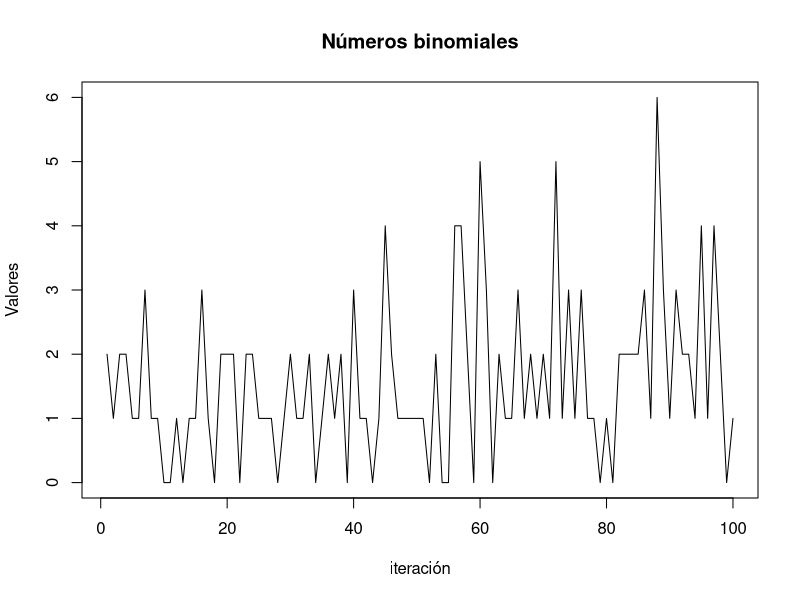
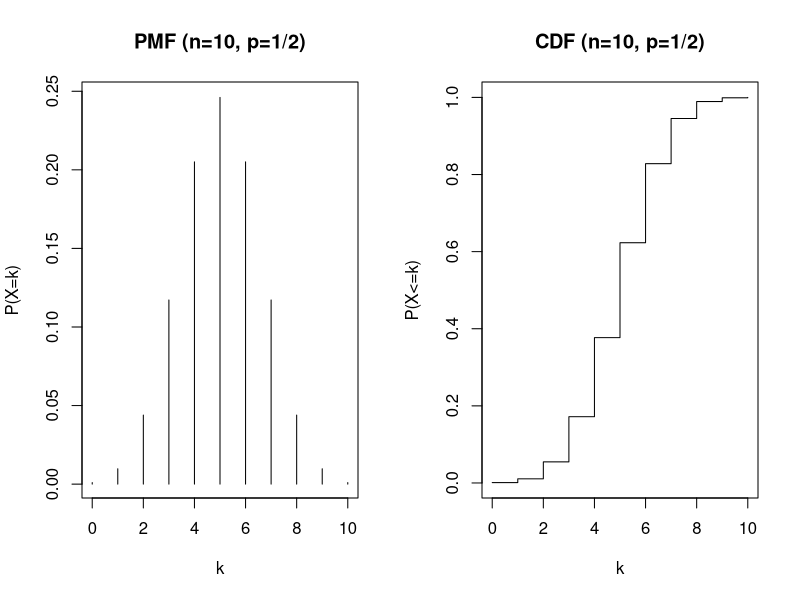
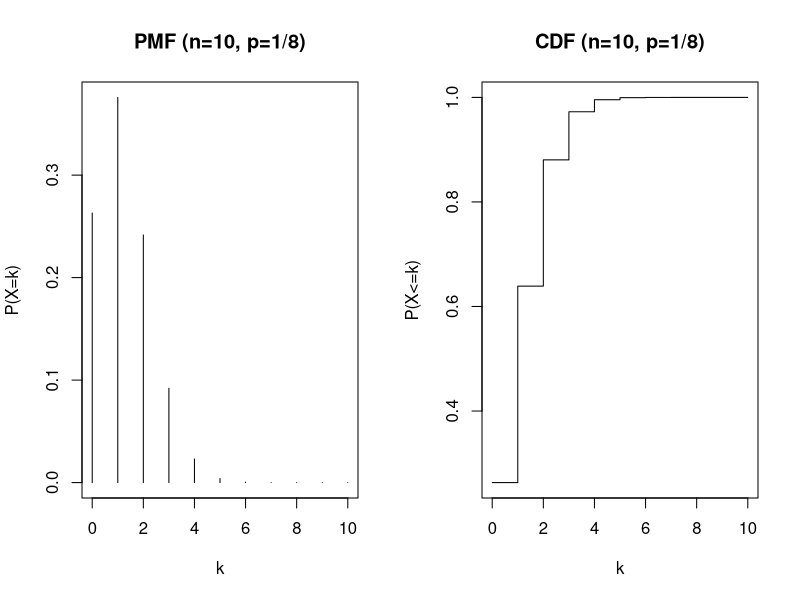
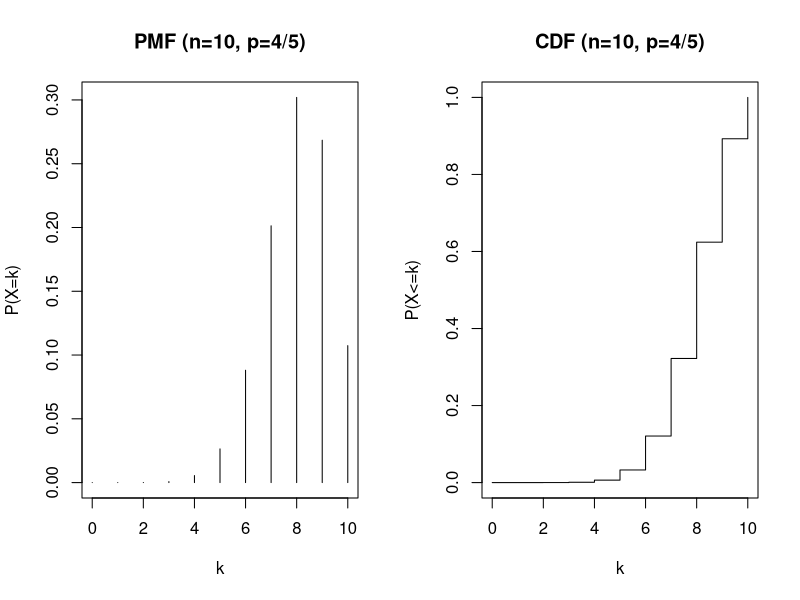
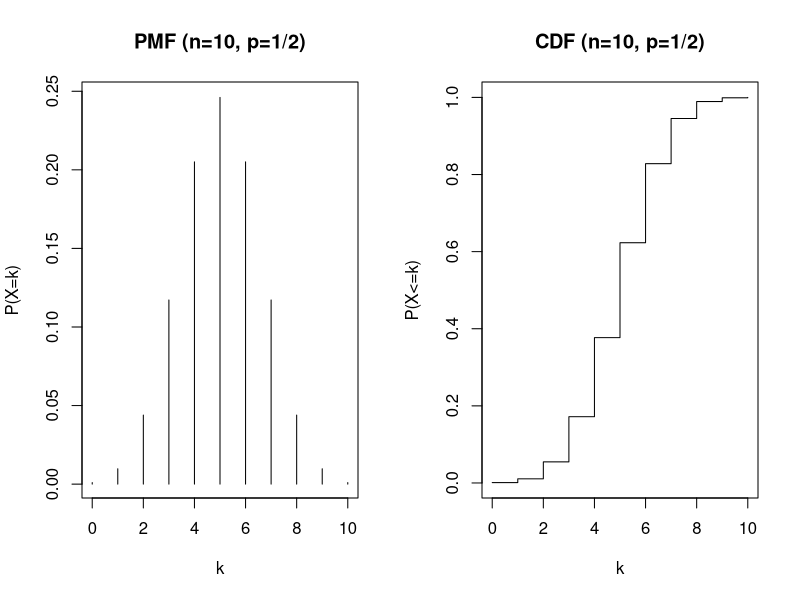
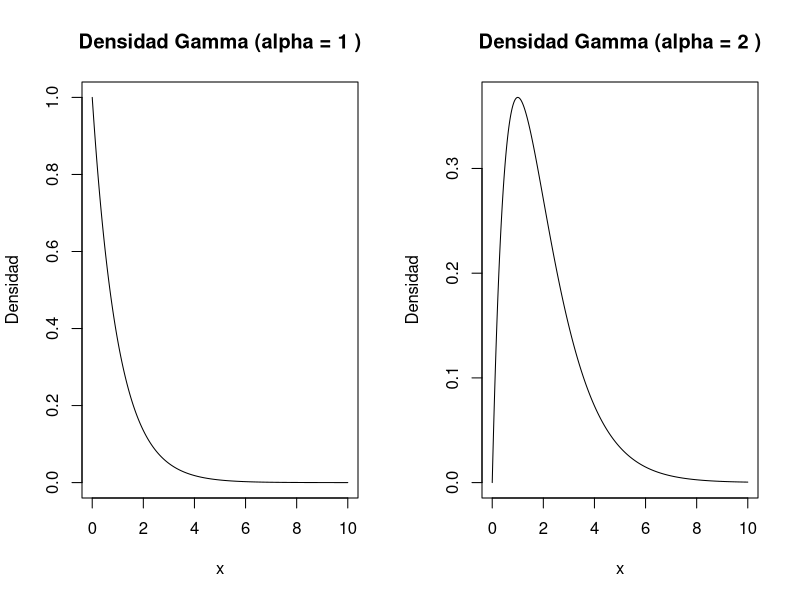
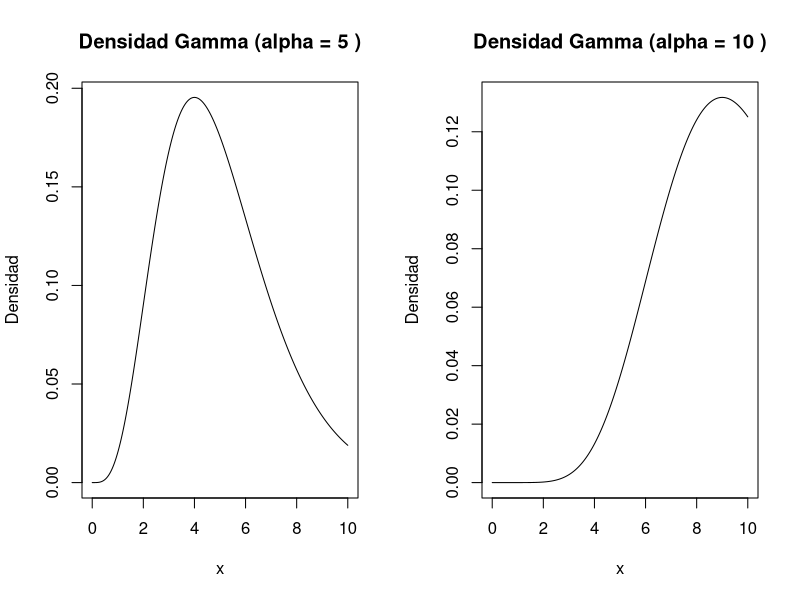
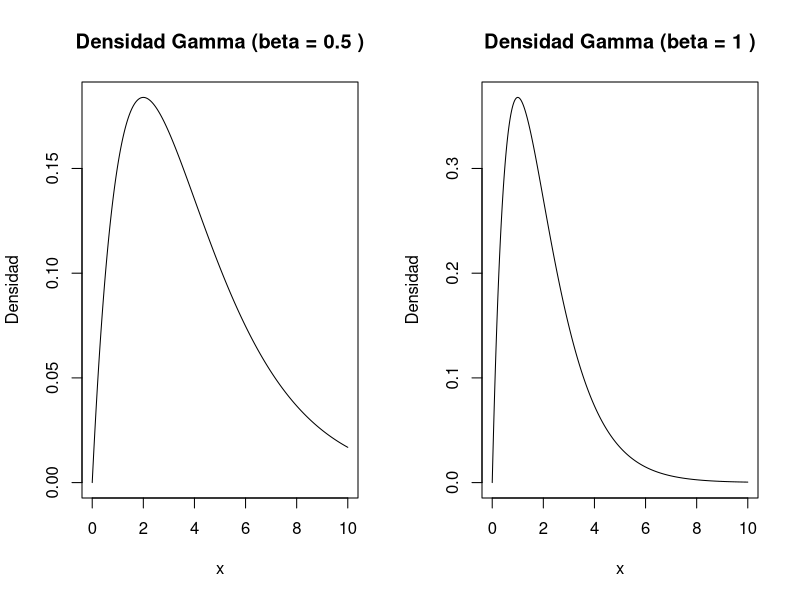

Write R code to recreate these figures, in order.
## ---- chunk 1
knitr::opts_chunk$set(echo = TRUE)
## ---- chunk 2
vars <-rbinom(100, size=16, prob=0.1)
plot(vars, type="l", main="Números binomiales", xlab="iteración", ylab="Valores")
## ---- chunk 3
# Parámetros de la distribución binomial
p <- 0.4
n <- 20

# a. P(X <= 6)
prob_a <- pbinom(6, size = n, prob = p)

# b. P(X >= 12) = 1 - P(X < 12)
prob_b <- 1 - pbinom(11, size = n, prob = p)

# c. P(X = 8)
prob_c <- dbinom(8, size = n, prob = p)

list(prob_a, prob_b, prob_c)

## ---- chunk 4
# a. PMF
pmf_a <- choose(5, 0:5) * (1/5)^(0:5) * (4/5)^(5-(0:5))
# Generar 100 números aleatorios con PMF a
sample_a <- sample(0:5, 100, replace = TRUE, prob = pmf_a)

# b. PMF
pmf_b <- (0:20)^2 / 2870
# Generar 100 números aleatorios con PMF b
sample_b <- sample(0:20, 100, replace = TRUE, prob = pmf_b)

# c. PMF
pmf_c <- log10((1:9 + 1) / (1:9))
# Generar 100 números aleatorios con PMF c
sample_c <- sample(1:9, 100, replace = TRUE, prob = pmf_c)

# Mostrar los resultados
cat("Muestras generadas con PMF a:", sample_a, "\n")
cat("Muestras generadas con PMF b:", sample_b, "\n")
cat("Muestras generadas con PMF c:", sample_c, "\n")

## ---- chunk 5
n_a <- 10
p_a <- 1/2
k_a <- 0:n_a

# PMF
pmf_a <- dbinom(k_a, size = n_a, prob = p_a)
# CDF
cdf_a <- pbinom(k_a, size = n_a, prob = p_a)

# Gráficos
par(mfrow = c(1, 2))
plot(k_a, pmf_a, type = "h", main = "PMF (n=10, p=1/2)", xlab = "k", ylab = "P(X=k)")
plot(k_a, cdf_a, type = "s", main = "CDF (n=10, p=1/2)", xlab = "k", ylab = "P(X<=k)")

n_b <- 10
p_b <- 1/8
k_b <- 0:n_b

# PMF
pmf_b <- dbinom(k_b, size = n_b, prob = p_b)
# CDF
cdf_b <- pbinom(k_b, size = n_b, prob = p_b)

# Gráficos
par(mfrow = c(1, 2))
plot(k_b, pmf_b, type = "h", main = "PMF (n=10, p=1/8)", xlab = "k", ylab = "P(X=k)")
plot(k_b, cdf_b, type = "s", main = "CDF (n=10, p=1/8)", xlab = "k", ylab = "P(X<=k)")

n_c <- 10
p_c <- 4/5
k_c <- 0:n_c

# PMF
pmf_c <- dbinom(k_c, size = n_c, prob = p_c)
# CDF
cdf_c <- pbinom(k_c, size = n_c, prob = p_c)

# Gráficos
par(mfrow = c(1, 2))
plot(k_c, pmf_c, type = "h", main = "PMF (n=10, p=4/5)", xlab = "k", ylab = "P(X=k)")
plot(k_c, cdf_c, type = "s", main = "CDF (n=10, p=4/5)", xlab = "k", ylab = "P(X<=k)")
 n_d <- 10
p_d <- 1/2
k_d <- 0:n_d

# PMF
pmf_d <- dbinom(k_d, size = n_d, prob = p_d)
# CDF
cdf_d <- pbinom(k_d, size = n_d, prob = p_d)

# Gráficos
par(mfrow = c(1, 2))
plot(k_d, pmf_d, type = "h", main = "PMF (n=10, p=1/2)", xlab = "k", ylab = "P(X=k)")
plot(k_d, cdf_d, type = "s", main = "CDF (n=10, p=1/2)", xlab = "k", ylab = "P(X<=k)")

## ---- chunk 6
# Definir los valores de x
x <- seq(0, 10, by = 0.01)

# Densidades Gamma para diferentes valores de alpha
alpha_values <- c(1, 2, 5, 10)
beta <- 1

# Crear un gráfico para cada valor de alpha
par(mfrow = c(1, 2))
for (alpha in alpha_values) {
  gamma_density <- (beta^alpha / gamma(alpha)) * x^(alpha - 1) * exp(-beta * x)
  plot(x, gamma_density, type = "l", main = paste("Densidad Gamma (alpha =", alpha, ")"), xlab = "x", ylab = "Densidad")
}
## ---- chunk 7
# Definir los valores de x
x <- seq(0, 10, by = 0.01)

# Densidades Gamma para diferentes valores de beta
alpha <- 2
beta_values <- c(0.5, 1, 2, 5)

# Crear un gráfico para cada valor de beta
par(mfrow = c(1, 2))
for (beta in beta_values) {
  gamma_density <- (beta^alpha / gamma(alpha)) * x^(alpha - 1) * exp(-beta * x)
  plot(x, gamma_density, type = "l", main = paste("Densidad Gamma (beta =", beta, ")"), xlab = "x", ylab = "Densidad")
}

## ---- chunk 8
# Definir los valores de x
x <- seq(-20, 30, by = 0.01)

# Densidades de Cauchy para diferentes valores de beta
alpha <- 5
beta_values <- c(1, 2, 5)

# Crear un gráfico para cada valor de beta
par(mfrow = c(1, 3))
for (beta in beta_values) {
  cauchy_density <- beta / (pi * ((x - alpha)^2 + beta^2))
  plot(x, cauchy_density, type = "l", main = paste("Densidad de Cauchy (alpha = 5, beta =", beta, ")"), xlab = "x", ylab = "Densidad")
}

## ---- chunk 9
# Definir los valores de a, b y c
a <- 0
b <- 4
c <- 2

# Definir el rango de valores de x
x <- seq(a, b, by = 0.01)

# Inicializar un vector para la densidad triangular
density <- numeric(length(x))

# Calcular la densidad triangular
for (i in 1:length(x)) {
  if (x[i] >= a && x[i] < c) {
    density[i] <- (2 * (x[i] - a)) / ((b - a) * (c - a))
  } else if (x[i] >= c && x[i] <= b) {
    density[i] <- (2 * (b - x[i])) / ((b - a) * (b - c))
  }
}

# Gráfico de la densidad triangular
plot(x, density, type = "l", main = "Densidad Triangular", xlab = "x", ylab = "Densidad")

## ---- chunk 10
# Definir los valores de a, b y c
a <- 1
b <- 4
c <- 2

# Definir el rango de valores de x
x <- seq(a, b, by = 0.01)

# Inicializar un vector para la densidad triangular
density <- numeric(length(x))

# Calcular la densidad triangular
for (i in 1:length(x)) {
  if (x[i] >= a && x[i] < c) {
    density[i] <- (2 * (x[i] - a)) / ((b - a) * (c - a))
  } else if (x[i] >= c && x[i] <= b) {
    density[i] <- (2 * (b - x[i])) / ((b - a) * (b - c))
  }
}

# Gráfico de la densidad triangular
plot(x, density, type = "l", main = "Densidad Triangular (a=1, c=2, b=4)", xlab = "x", ylab = "Densidad")

## ---- chunk 11
# Definir los valores de a, b y c
a <- -1
b <- 1
c <- 0

# Definir el rango de valores de x
x <- seq(a, b, by = 0.01)

# Inicializar un vector para la densidad triangular
density <- numeric(length(x))

# Calcular la densidad triangular
for (i in 1:length(x)) {
  if (x[i] >= a && x[i] < c) {
    density[i] <- (2 * (x[i] - a)) / ((b - a) * (c - a))
  } else if (x[i] >= c && x[i] <= b) {
    density[i] <- (2 * (b - x[i])) / ((b - a) * (b - c))
  }
}

# Gráfico de la densidad triangular
plot(x, density, type = "l", main = "Densidad Triangular (a=-1, c=0, b=1)", xlab = "x", ylab = "Densidad")

## ---- chunk 12
# Definir la función de densidad f_X(x)
pdf <- function(x) {
  ifelse(x >= 0, exp(-x), 0)
}

# Calcular la probabilidad P(X > 1)
prob_1 <- 1 - integrate(pdf, lower = 0, upper = 1)$value
prob_1

# Calcular la probabilidad P(2 < X ≤ 4)
prob_2 <- integrate(pdf, lower = 2, upper = 4)$value
prob_2

# Calcular la probabilidad P(X ≤ 2)
prob_3 <- integrate(pdf, lower = 0, upper = 2)$value
prob_3

## ---- chunk 13
# Definir la función de densidad f_X(x)
pdf <- function(x) {
  1 / sqrt(2 * pi) * exp(-((x - 3)^2 / 2))
}

# Definir el rango de valores de x
x <- seq(-5, 11, by = 0.01)

# Calcular la densidad f_X(3+x)
pdf_plus <- pdf(3 + x)

# Gráfico de f_X(3+x)
plot(x, pdf_plus, type = "l", main = "Densidad f_X(3+x)", xlab = "x", ylab = "Densidad")

# Calcular la densidad f_X(3-x)
pdf_minus <- pdf(3 - x)

# Gráfico de f_X(3-x)
plot(x, pdf_minus, type = "l", main = "Densidad f_X(3-x)", xlab = "x", ylab = "Densidad")

